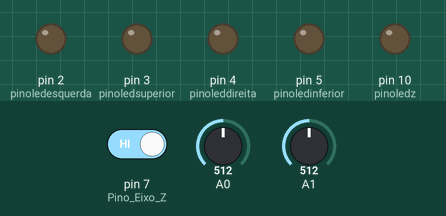
Bench run of a sketch on a simulated Arduino Uno, built with avr-gcc and run on an emulated ATmega328P. Shown: output pins drawn as LEDs (lit = HIGH). Dashed ring = blinking. Inputs (shaded band) come from the test bench; at power-on: A0 = 512, A1 = 512, pin 7 (Pino_Eixo_Z) HIGH. What the sketch prints to the serial monitor is not drawn.

Above: at 2.8 s.
2.9 s: A0 set to 683
6.2 s: A0 set to 711
At 9.8 s:
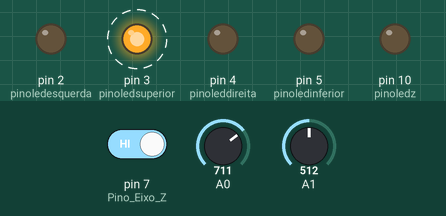
12.4 s: A1 set to 692
15.9 s: A1 set to 713
At 17.8 s:
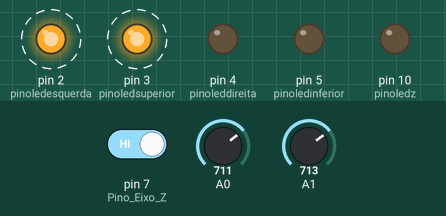
22.1 s: pin 7 (Pino_Eixo_Z) driven LOW
28.3 s: A0 set to 690
At 31.8 s:
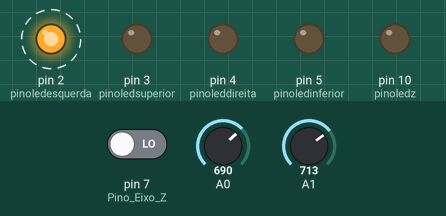
Timing chart, 0 to 35.5 s (numbered marks = the images above; inputs shaded):
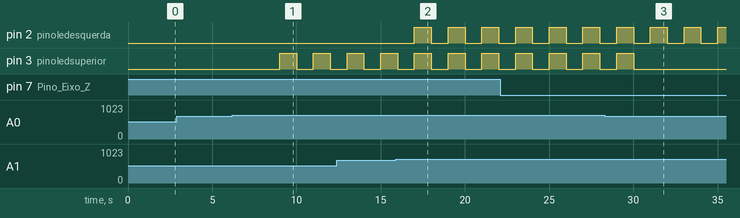

Measured:
- the behaviour switches between 700 and 701 on A0 (found by bisection; images 0 and 1)
- the behaviour switches between 700 and 701 on A1 (found by bisection; images 1 and 2)
- after the input at 2.9 s, every drawn part: stays the same
- after the input at 6.2 s, pin 3 (pinoledsuperior): alternates HIGH for 1.0 s and LOW for 1.0 s, starting after 2.8 s
- after the input at 15.9 s, pin 2 (pinoledesquerda): alternates HIGH for 1.0 s and LOW for 1.0 s, starting after 1.1 s
- after the input at 28.3 s, pin 3 (pinoledsuperior): goes on until 30.0 s, then stays LOW

The sketch:

joystickteste.ino
```cpp
 //Programa : Teste modulo Joystick
 //Autor : Arduino e Cia

 int valorx = 0; //Armazena o valor lido do potenciometro - Eixo X
 int valory = 0; //Armazena o valor lido do potenciometro - Eixo Y
 int valorz = 0; //Armazena o valor lido do botão - Eixo Z
 int pinoledesquerda = 2; //Pino Led Esquerdo
 int pinoledsuperior = 3; //Pino Led Superior
 int pinoleddireita = 4;  //Pino Led Direito
 int pinoledinferior = 5; //Pino Led Inferior
 int pinoledz = 10;    //Pino Led Eixo Z

 void setup()
 {
 pinMode(7, INPUT);  //Pino Eixo Z
 Serial.begin(9600);
 pinMode(pinoledesquerda, OUTPUT);
 pinMode(pinoledsuperior, OUTPUT);
 pinMode(pinoleddireita, OUTPUT);
 pinMode(pinoledinferior, OUTPUT);
 pinMode(pinoledz, OUTPUT);
 }

 void loop()
 {
 //As linhas abaixo apagam todos os leds
 digitalWrite(pinoledesquerda, LOW);
 digitalWrite(pinoledsuperior, LOW);
 digitalWrite(pinoleddireita, LOW);
 digitalWrite(pinoledinferior, LOW);
 digitalWrite(pinoledz, LOW);

 //Le o valor do potenciometro ligado à porta analogica A0 - Eixo X
 valorx = analogRead(0);

 //Mostra o valor do eixo X no serial monitor
 Serial.print("X:");
 Serial.print(valorx, DEC);
 delay(1000);

 //Testa o valor do Eixo X e aciona o led correspondente
 if (valorx > -1 & valorx <200)
 {
  digitalWrite(pinoledinferior, HIGH); //Acende o led inferior
 }
 if (valorx > 700 & valorx <1025)
 {
  digitalWrite(pinoledsuperior, HIGH); //Acende o led superior
 }

 //Le o valor do potenciometro ligado à porta analogica A1 - Eixo Y
 valory= analogRead(1);

 //Mostra o valor do eixo Y no serial monitor
 Serial.print(" | Y:");
 Serial.print(valory, DEC);

 //Testa o valor do Eixo Y e aciona o led correspondente
 if (valory > -1 & valory <200)
 {
  digitalWrite(pinoleddireita, HIGH); //Acende o led da direita
 }
 if (valory > 700 & valory <1025)
 {
  digitalWrite(pinoledesquerda, HIGH); //Acende o led da equerda
 }

 //Lê o valor da porta Digital 7 - Eixo Z
 valorz = digitalRead(7);

 //Mostra o valor do Eixo Z no serial monitor
 Serial.print(" | Z: ");
 Serial.println(valorz, DEC);
 delay(1000);

 //Caso o botão do Eixo Z seja pressionado, acende o led verde
 if (valorz != 1 )
 {
  digitalWrite(pinoledz, HIGH);
 }
}
```
